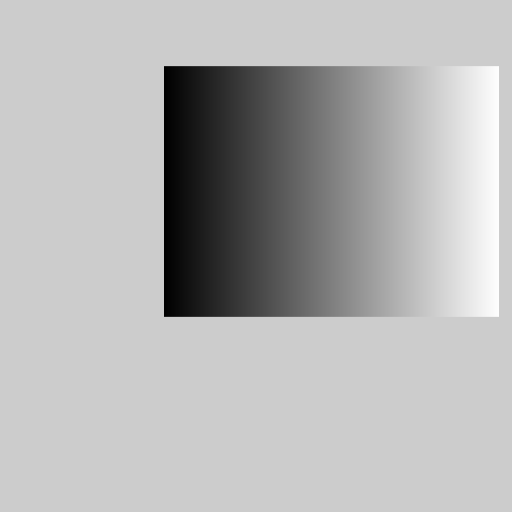
Frame 1 (no input)
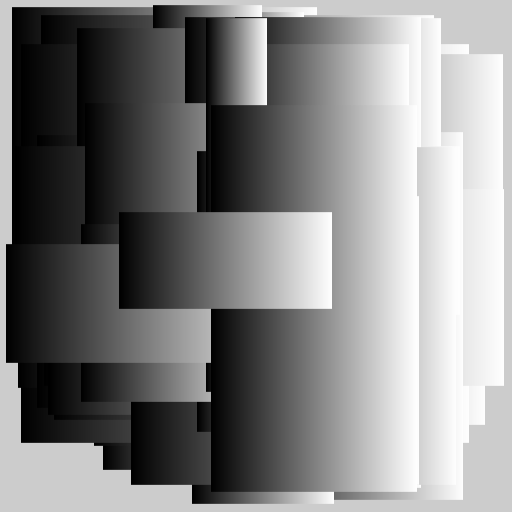
Frame 60 (the mouse pressed at the canvas centre just before this capture)
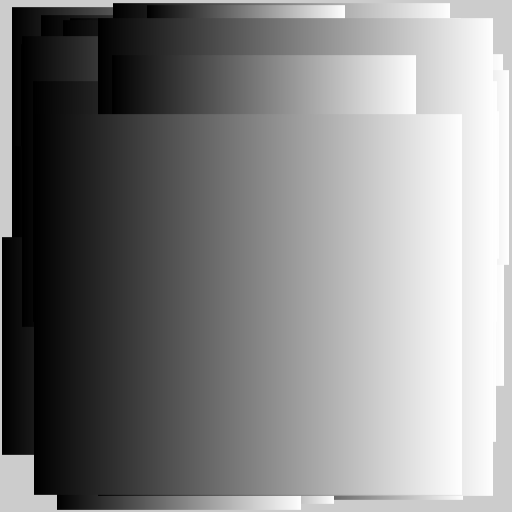
Frame 120 (the mouse held since frame 60 and released just before this capture)

The Processing sketch that drew these frames (run headless with seeded random() and noise(); from frame 60 on, the mouse is pressed at the canvas centre):

// Processing sketch: sample_01_line_drawing_02
// ── sample_01_line_drawing_02.pde
// repetition statments(iteration statements)
// for
// while

void setup(){
  size(512, 512);
  frameRate(10); 
}

void draw(){
  //background(255);
  verticalLines(random(0, 255), random(0, 255), 
            random(256, 512), random(256, 512));
  //verticalLines(0, 0, width, height);
}

void verticalLines(float x1, float y1, float x2, float y2){
  float x = x1;
  float myColor = 0;
  float myColorInc = 255 / (x2-x1);
  
  while(x < x2){
    stroke(myColor);
    line(x, y1, x, y2);    
    myColor += myColorInc;
    x += 1;
  }
}
